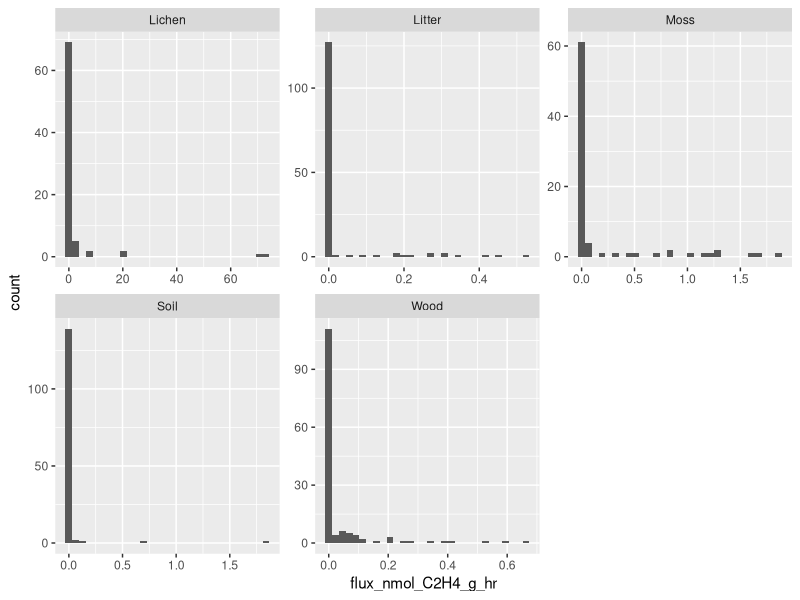
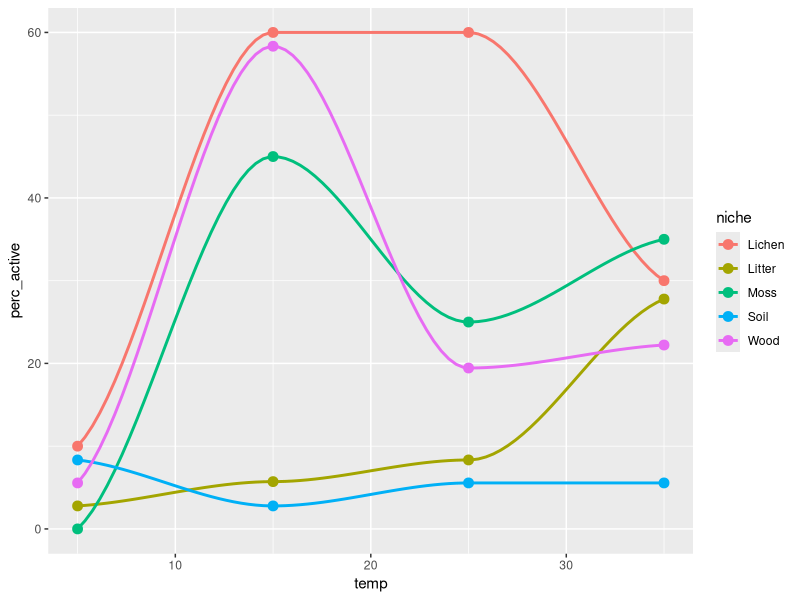
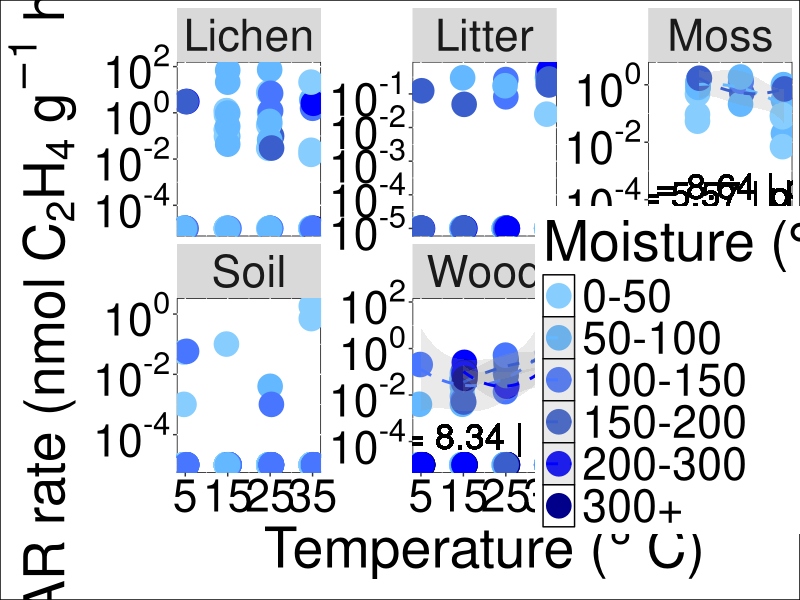
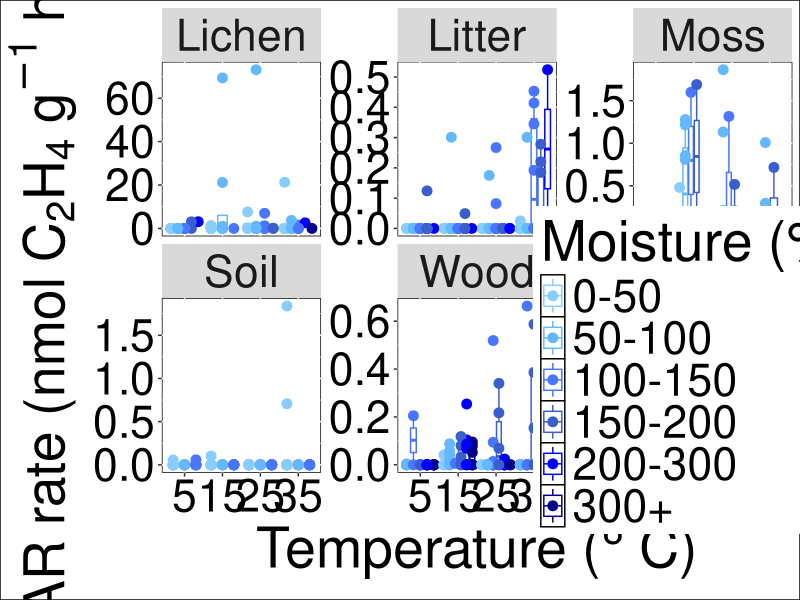
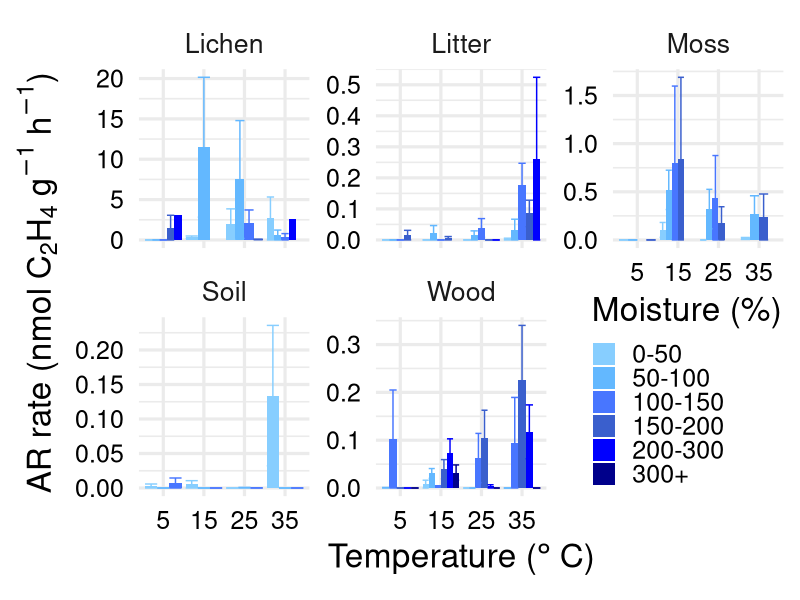
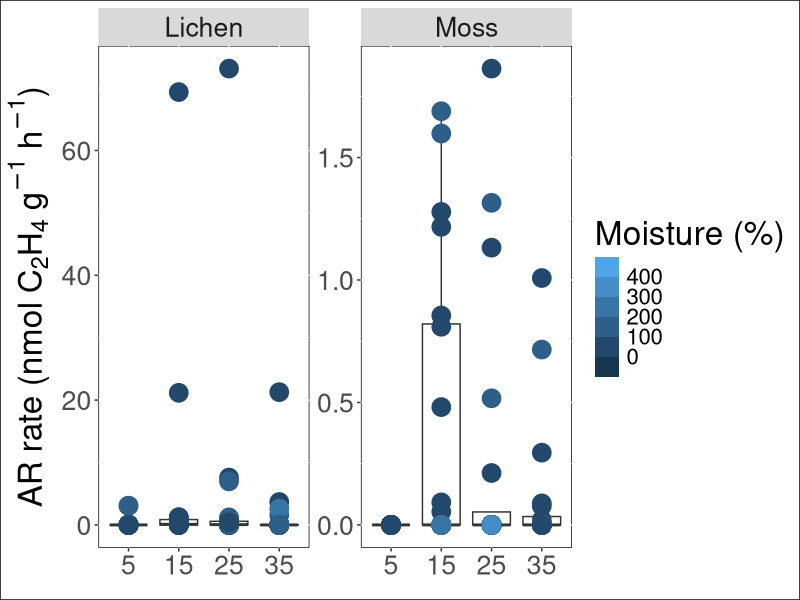
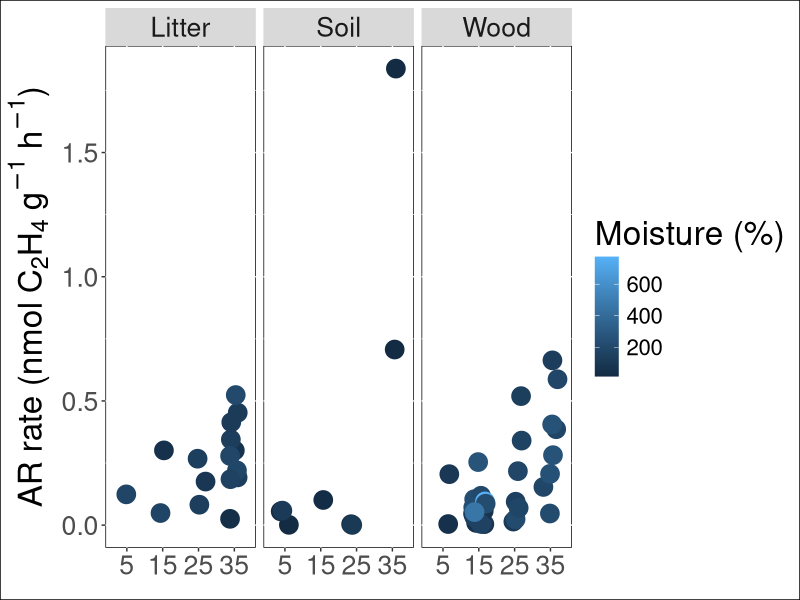
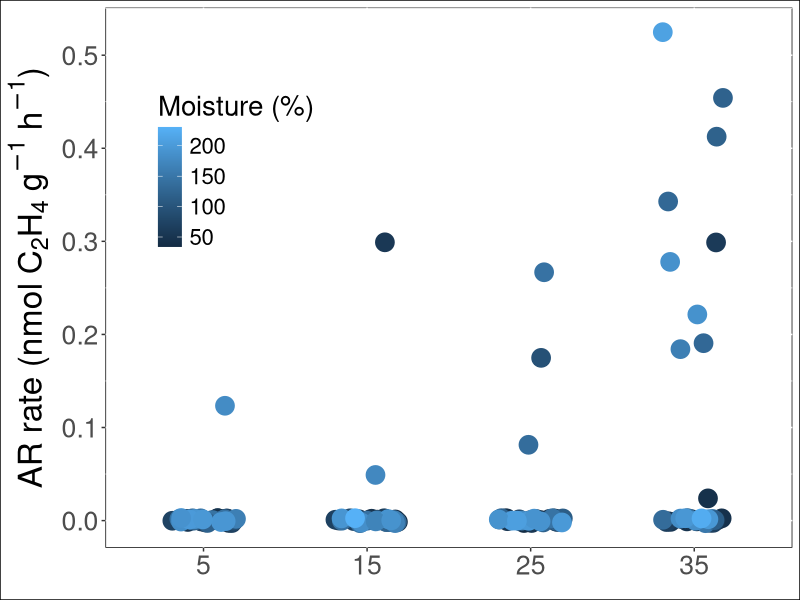

Generate these figures, in order, with R:
library(tidyverse)
library(readxl)
library(nlme)
library(mgcv)
library(lmtest)
library(multcomp)
library(scales)
#### Import "cumulative clim_exp_flux_calcs" from cumulative flux calcs folder in box
fluxes <- read_csv("Data/final_clim_exp_fluxes.csv")

#make negative fluxes 0
fluxes$flux_nmol_C2H4_g_hr[fluxes$flux_nmol_C2H4_g_hr < 0] <- 0

round1 <- fluxes %>% filter(round == "1")
round2 <- fluxes %>% filter(round == "2")

## take all samples from round 2 and just moss and lichen from round one and combine into one df

lm_flux <- round1 %>%
  filter(niche %in% c('Lichen' , 'Moss'))

full <- rbind(lm_flux, round2)

ggplot(full, aes(x = flux_nmol_C2H4_g_hr)) + 
  geom_histogram() + 
  facet_wrap(~niche, scales = 'free')

active <- full %>%
  filter(flux_nmol_C2H4_g_hr > 0,
         actual_moist_perc > -3)
temp_order <- c(5, 15, 25, 35)
cnf_palette <- c('skyblue', 'orange', 'green4', 'brown4', 'black')
### how many samples were active in each temperature treatment? and what were the averages of those temperatures
## remove the extreme negative moist values (< -3)
### How do these active fluxes change with moisture? first what are th ranges of moist in each temp group?
full$actual_moist_perc[full$actual_moist_perc < -3] <- 0
active_sum <- full %>%
  group_by(niche, temp) %>%
  summarize(no_active = sum(flux_nmol_C2H4_g_hr > 0),
            n_total = length(flux_nmol_C2H4_g_hr),
            perc_active = no_active/n_total*100,
            mean_active = mean(flux_nmol_C2H4_g_hr > 0),
            var_active = var(flux_nmol_C2H4_g_hr > 0),
            moist_1q = quantile(actual_moist_perc, 0.25),
            active_moist1q = sum(flux_nmol_C2H4_g_hr > 0 & actual_moist_perc > quantile(actual_moist_perc, 0.25)) / no_active * 100, 
            moist_median = median(actual_moist_perc),
            active_moist_med = sum(flux_nmol_C2H4_g_hr > 0 & actual_moist_perc > median(actual_moist_perc)) / no_active * 100,
            moist_3q = quantile(actual_moist_perc, 0.75),
            active_moist3q = sum(flux_nmol_C2H4_g_hr > 0 & actual_moist_perc > quantile(actual_moist_perc, 0.75)) / no_active * 100) 

perc_active_p <- ggplot(active_sum, aes(x = factor(temp, levels =temp_order), y = perc_active, fill = niche)) + 
  geom_col() + 
  facet_wrap(~niche) +
  ggpubr::fill_palette(palette = cnf_palette) + 
  theme_minimal(base_size = 20) +
  xlab(label = expression("Temperature ("*degree~C*")")) +
  ylab(label = "Active samples (% of total)") +
  theme(legend.position = 'none') + 
  theme(text = element_text(size=40), axis.text = element_text(color  = "black"))+
  geom_text(aes(label = round(perc_active, 1)), 
               position = position_nudge(y=5), # Adjust position
               size = 6, color = "black") 

## How weel are temperature and moisture predicting active vs inactive samples?
full %>%
  group_by(niche) %>%
  group_modify(~broom::glance(glm(I(flux_nmol_C2H4_g_hr > 0) ~ poly(temp, 2) * actual_moist_perc,
                                  family = binomial, data = .)))
## not super well, somewhat well for lichen and litter but otherwise not well, 
## thus the inactive samples are likely due to other random factor we are not aware of
## deviance reduction is less when moisture is excluded
full_log_glm_results <- full %>%
  group_by(niche) %>%
  group_modify(~broom::glance(glm(I(flux_nmol_C2H4_g_hr > 0) ~ poly(temp, 2) * actual_moist_perc,
                                  family = binomial, data = .)))


## how does percent active change over temp?
ggplot(active_sum, aes(x = temp, y = perc_active, color = niche)) + 
  geom_point(size=3) + 
  geom_smooth(method = 'loess', se = F)

active_sum %>%
  group_by(niche) %>%
  group_modify(~broom::glance(lm(perc_active ~ poly(temp,2), data = .)))
## non significant relationship, likely otehr factors at play which we did not measure (i.e. presence/absence of diazotrophs)

## of the active samples, how do ethylene fluxes change with temp and moist? 
# data is highly skewed, non-normal and sinusoidal indicating non-linearity, 
# plus residuals are not normally distributed suggesting heteroscedasticity

## for the graph, going to manually define and color moisture contents
full$moisture_range <- cut(full$actual_moist_perc,
                           breaks = c(-Inf, 50, 100, 150, 200, 300, Inf),
                           labels = c("0-50", "50-100", "100-150", "150-200", "200-300", "300+"),
                           right = FALSE)
active$moisture_range <- cut(active$actual_moist_perc,
                           breaks = c(-Inf, 50, 100, 150, 200, 300, Inf),
                           labels = c("0-50", "50-100", "100-150", "150-200", "200-300", "300+"),
                           right = FALSE)

moisture_colors <- c("0-50" = "skyblue1", 
                     "50-100" = "steelblue1", 
                     "100-150" = "royalblue1", 
                     "150-200" = "royalblue3", 
                     "200-300" = "blue", 
                     "300+" = "blue4")

## now the full dataset 
clim_color_p <- ggplot(full, aes(x = temp, y = flux_nmol_C2H4_g_hr+0.00001, 
                  color = moisture_range)) +
  #geom_boxplot(outliers = F, position = position_dodge(width=0.9)) +
  geom_point(size=8, position = position_dodge(width=0.9)) +
  geom_smooth(data = subset(active, niche %in% c('Moss', 'Wood')), method = 'lm', 
             formula = y ~ poly(x,2),
             se = T, level = 0.9,
             alpha = 0.2, linetype = 'dashed')+
  facet_wrap(~niche, scales = "free_y") +
  ylab(label = expression("AR rate (nmol C"[2]*"H"[4]*" g"^-1*" h"^-1*")")) +
  xlab(label = expression("Temperature ("*degree~C*")")) + 
  theme(text = element_text(size=40), axis.text = element_text(color  = "black")) + 
  theme(plot.background = element_rect(colour = 'black', fill = 'white', linetype='solid'),
        panel.background = element_rect(fill = 'white', colour = 'black')) +
  scale_color_manual(name = "Moisture (%)", values = moisture_colors) +
  scale_y_log10(labels = trans_format("log10", math_format(10^.x))) +
  theme(legend.text = element_text(size=32),
        legend.title = element_text(size=40),
        legend.position = c(0.85, 0.25),
        axis.title.x = element_text(colour = 'black')) + 
  scale_x_continuous(breaks = c(5, 15, 25, 35), labels = c("5", "15", "25", "35")) +
  geom_text(label = expression(paste("T: F"["2,15"]* " = 5.57 | p = 0.015")),
            aes(x = 20, y = 0.0001), 
            size = 9, color = "black", 
           data = subset(full, niche == "Moss")) +
  geom_text(label = expression(paste("M: F"["1,15"]* " = 8.64 | p = 0.01")),
            aes(x = 20, y = 0.00019), 
            size = 9, color = "black", 
            data = subset(full, niche == "Moss")) + # For Moss panel
  geom_text(label = expression("T: F"["1,32"]* " = 8.34 | p = 0.001"),
           aes(x = 20, y = 0.0001),
           size = 9, color = "black", 
           data = subset(full, niche == "Wood"))  # For Wood panel
clim_color_p

ggplot(full, aes(x = factor(temp, levels = temp_order),
                                 y = flux_nmol_C2H4_g_hr+0.00001, 
                                 color = moisture_range)) +
  geom_boxplot(outliers = F, position = position_dodge(width=0.9)) +
  geom_point(size=3, position = position_dodge(width=0.9)) +
  facet_wrap(~niche, scales = "free_y") +
  ylab(label = expression("AR rate (nmol C"[2]*"H"[4]*" g"^-1*" h"^-1*")")) +
  xlab(label = expression("Temperature ("*degree~C*")")) + 
  theme(text = element_text(size=40), axis.text = element_text(color  = "black")) + 
  theme(plot.background = element_rect(colour = 'black', fill = 'white', linetype='solid'),
        panel.background = element_rect(fill = 'white', colour = 'black')) +
  scale_color_manual(name = "Moisture (%)", values = moisture_colors) +
  #scale_y_log10() +
  theme(legend.text = element_text(size=32),
        legend.title = element_text(size=40),
        legend.position = c(0.85, 0.25)) 

full_sum <- full %>%
  group_by(niche, temp, moisture_range) %>%
  summarize(mean_flux = mean(flux_nmol_C2H4_g_hr),
            se_flux = sd(flux_nmol_C2H4_g_hr)/sqrt(length(flux_nmol_C2H4_g_hr)),
            n = length(flux_nmol_C2H4_g_hr))
full %>%
  group_by(niche, temp) %>%
  summarize(mean_flux = mean(flux_nmol_C2H4_g_hr),
            se_flux = sd(flux_nmol_C2H4_g_hr)/sqrt(length(flux_nmol_C2H4_g_hr)),
            n_temp = length(flux_nmol_C2H4_g_hr))
full %>%
  group_by(niche, moisture_range) %>%
  summarize(mean_flux = mean(flux_nmol_C2H4_g_hr),
            se_flux = sd(flux_nmol_C2H4_g_hr)/sqrt(length(flux_nmol_C2H4_g_hr)),
            n_moist = length(flux_nmol_C2H4_g_hr))

clim_color_p_bars <- ggplot(full_sum, aes(x = factor(temp, levels = temp_order), y = mean_flux, 
                     fill = moisture_range)) + 
  geom_col(position = position_dodge(width = 0.9), alpha = 1) + 
  #geom_point(data = full, aes(x = factor(temp, levels = temp_order),
   #                           y = flux_nmol_C2H4_g_hr,
    #                          color = moisture_range), 
     #        position = position_dodge(width = 0.9),
      #       size=3, alpha = 1.1) +
  geom_errorbar(aes(factor(temp, levels = temp_order),
                    ymax = mean_flux + se_flux,
                    ymin = mean_flux-se_flux, colour = moisture_range), 
                position = position_dodge(width = 0.9)) +
  facet_wrap(~niche, scales = 'free_y') +
  scale_color_manual(name = "Moisture (%)", values = moisture_colors) +
  scale_fill_manual(name = "Moisture (%)", values = moisture_colors) +
  theme_minimal(base_size = 24) + 
  theme(legend.text = element_text(size=18),
        legend.title = element_text(size=24),
        legend.position = c(0.85, 0.25),
        text = element_text(size = 24, colour = 'black'),
        axis.text.x = element_text(size = 18, colour = 'black'),
        axis.text.y = element_text(size = 18, colour = 'black')) +
  ylab(label = expression("AR rate (nmol C"[2]*"H"[4]*" g"^-1*" h"^-1*")")) +
  xlab(label = expression("Temperature ("*degree~C*")"))

clim_color_p_bars

### now each individual niche
autos <- full %>% filter(niche %in% c("Lichen", "Moss"))
ggplot(autos, aes(x = factor(temp, levels = temp_order), y = flux_nmol_C2H4_g_hr + 0.0001, 
                   color = actual_moist_perc,
                   size = actual_moist_perc)) + 
  geom_boxplot() +
  geom_point(size = 6) + 
  facet_wrap(~niche, scales = "free_y") +
  ylab(label = expression("AR rate (nmol C"[2]*"H"[4]*" g"^-1*" h"^-1*")")) +
  xlab(label = element_blank()) + 
  theme(text = element_text(size=24)) + 
  theme(plot.background = element_rect(colour = 'black', fill = 'white', linetype='solid'),
        panel.background = element_rect(fill = 'white', colour = 'black')) +
  scale_color_binned(name = "Moisture (%)") +
  theme(legend.text = element_text(size=16),
        legend.title = element_text(size=24),
        legend.position = c(0.85, 0.6))  + 
  theme(legend.position = "right") 

heteros <- active %>% filter(niche %in% c("Wood", "Soil", "Litter"))
ggplot(heteros, aes(x = factor(temp, levels = temp_order), y = flux_nmol_C2H4_g_hr , 
                   color = actual_moist_perc,
                   size = actual_moist_perc)) + 
  geom_jitter(size = 6, width = 0.2) +
  facet_wrap(~niche) +
  ylab(label = expression("AR rate (nmol C"[2]*"H"[4]*" g"^-1*" h"^-1*")")) +
  xlab(label = element_blank()) + 
  theme(text = element_text(size=24)) + 
  theme(plot.background = element_rect(colour = 'black', fill = 'white', linetype='solid'),
        panel.background = element_rect(fill = 'white', colour = 'black')) +
  scale_color_continuous(name = "Moisture (%)") +  
  theme(legend.text = element_text(size=16),
        legend.title = element_text(size=24),
        legend.position = c(0.85, 0.6))  + 
  theme(legend.position = "right") 

summary(aov(log(flux_nmol_C2H4_g_hr+0.0001) ~ temp*actual_moist_perc, data = heteros))

Litter<- full %>% filter(niche == "Litter")
ggplot(Litter, aes(x = factor(temp, levels = temp_order), y = flux_nmol_C2H4_g_hr , 
                    color = actual_moist_perc,
                    size = actual_moist_perc)) + 
  geom_jitter(size = 6, width = 0.2) +
  ylab(label = expression("AR rate (nmol C"[2]*"H"[4]*" g"^-1*" h"^-1*")")) +
  xlab(label = element_blank()) + 
  theme(text = element_text(size=24)) + 
  theme(plot.background = element_rect(colour = 'black', fill = 'white', linetype='solid'),
        panel.background = element_rect(fill = 'white', colour = 'black')) +
  scale_color_continuous(name = "Moisture (%)") +  
  theme(legend.text = element_text(size=16),
        legend.title = element_text(size=20),
        legend.position = c(0.19, 0.7)) 


soil<- full %>% filter(niche == "Soil")
ggplot(soil, aes(x = factor(temp, levels = temp_order), y = flux_nmol_C2H4_g_hr +0.001 , 
                   color = actual_moist_perc,
                   size = actual_moist_perc)) + 
  geom_jitter(size = 6, width = 0.2) +
  ylab(label = expression("AR rate (nmol C"[2]*"H"[4]*" g"^-1*" h"^-1*")")) +
  xlab(label = element_blank()) + 
  theme(text = element_text(size=24)) + 
  theme(plot.background = element_rect(colour = 'black', fill = 'white', linetype='solid'),
        panel.background = element_rect(fill = 'white', colour = 'black')) +
  scale_color_continuous(name = "Moisture (%)") +
  scale_y_log10() + 
  theme(legend.text = element_text(size=16),
        legend.title = element_text(size=20),
        legend.position = c(0.19, 0.75)) 

wood <- full %>% filter(niche == "Wood")
ggplot(wood, aes(x = factor(temp, levels = temp_order), y = flux_nmol_C2H4_g_hr +0.001 , 
                 color = actual_moist_perc,
                 size = actual_moist_perc)) + 
  geom_jitter(size = 6, width = 0.2) +
  ylab(label = expression("AR rate (nmol C"[2]*"H"[4]*" g"^-1*" h"^-1*")")) +
  xlab(label = element_blank()) + 
  theme(text = element_text(size=24)) + 
  theme(plot.background = element_rect(colour = 'black', fill = 'white', linetype='solid'),
        panel.background = element_rect(fill = 'white', colour = 'black')) +
  scale_color_binned(name = "Moisture (%)") +
  scale_y_log10() + 
  theme(legend.text = element_text(size=16),
        legend.title = element_text(size=20),
        legend.position = c(0.84, 0.25)) 

##### 2 WAY ANOVA M * T for each niche active and full dataset ####
active %>%
  group_by(niche, temp) %>%
  summarize(n = length(flux_nmol_C2H4_g_hr))

active_results <- active %>%
  group_by(niche) %>%
  group_modify(~broom::tidy(aov(log10(flux_nmol_C2H4_g_hr) ~ poly(temp,2)*sqrt(actual_moist_perc), data = .)))
### when all samples are considered, temp and moist are insignificant effects, 
## full not just active

full %>%
  group_by(niche) %>%
  group_modify(~broom::tidy(aov(log(flux_nmol_C2H4_g_hr+0.0001) ~ temp*actual_moist_perc, data = .)))
### when all samples are considered, temp and moist are insignificant effects, 
full_results <- full %>%
  group_by(niche) %>%
  group_modify(~broom::tidy(aov(log10(flux_nmol_C2H4_g_hr+0.0001) ~ poly(temp,2)*actual_moist_perc, data = .)))
### when all samples are considered, temp and moist are insignificant effects, 
## however when just active samples are considered temp is significant for wood
